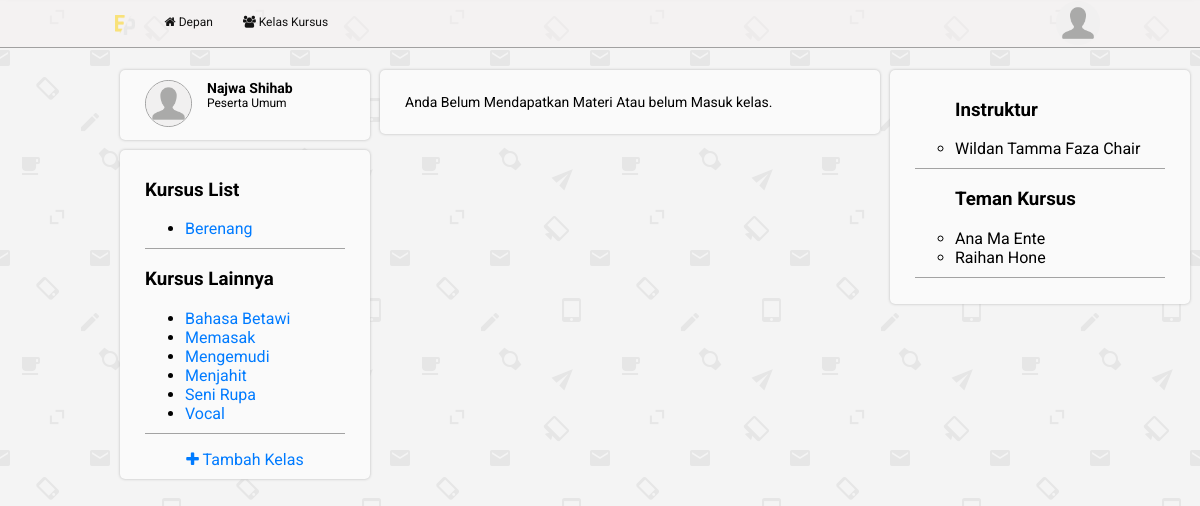
Screenshot of /home.php (signed in) with the database file from the repository.
### tables this page shows
CREATE TABLE `user` (
  `id` int(11) NOT NULL,
  `user_name` varchar(50) NOT NULL,
  `email` varchar(70) NOT NULL,
  `password` varchar(254) NOT NULL,
  `role_id` int(11) NOT NULL,
  `photo_profile` varchar(150) NOT NULL,
  `date_of_birth` date DEFAULT NULL,
  `bio` varchar(240) DEFAULT NULL
);

CREATE TABLE `role` (
  `id` int(11) NOT NULL,
  `role_name` varchar(50) NOT NULL
);

### model/user_model.php (called while the page is built, shortened)
<?php
$query = new PDO('mysql:HOST=localhost;dbname=elearning', 'root', '');
$query->setAttribute(PDO::ATTR_ERRMODE, PDO::ERRMODE_EXCEPTION);
function getDataUser($id)
{
    global $query;
    $statement = $query->prepare(
        'SELECT u.* ,r.role_name
        FROM user u
        INNER JOIN role r
        ON r.id=u.role_id
        WHERE u.id=:user_id'
    );
    $statement->bindValue(':user_id', $id);
    $statement->execute();
    return $statement;
}
foreach (getDataUser($_SESSION['user_id']) as $key) {
    $id = $key['id'];
    $name = $key['user_name'];
    $photo_profile = $key['photo_profile'];
    $role_name = $key['role_name'];
}

### model/course_model.php (called while the page is built, shortened)
<?php
$query = new PDO('mysql:HOST=localhost;dbname=elearning', 'root', '');
$query->setAttribute(PDO::ATTR_ERRMODE, PDO::ERRMODE_EXCEPTION);
function getAllCourseJoined($id)
{
    global $query;
    $statement = $query->prepare(
        "SELECT cp.course_id,c.course_name,c.description
        FROM course_participant cp
        INNER JOIN user u
            ON cp.user_id=u.id
        INNER JOIN course c
            ON c.id=cp.course_id
        WHERE u.id=:user_id
        GROUP BY cp.course_id
        ORDER BY c.course_name"
    );
    $statement->bindValue(':user_id', $id);
    $statement->execute();
    return $statement;
}
function getAllCourseUnjoined($id)
{
    global $query;
    $statement = $query->prepare(
        "SELECT cp.course_id,c.course_name,c.description
        FROM course_participant cp
        INNER JOIN course c
            ON cp.course_id=c.id
        INNER JOIN user u
            ON cp.user_id=u.id
        WHERE c.id NOT IN(SELECT cp.course_id
                FROM course_participant cp
                INNER JOIN user u
                ON cp.user_id=u.id
                WHERE u.id=:user_id)
        GROUP BY cp.course_id
        ORDER BY c.course_name"
    );
    $statement->bindValue(':user_id', $id);
    $statement->execute();
    return $statement;
}

### model/kepenter_model.php (called while the page is built, shortened)
<?php
$query = new PDO('mysql:HOST=localhost;dbname=elearning', 'root', '');
$query->setAttribute(PDO::ATTR_ERRMODE, PDO::ERRMODE_EXCEPTION);
function getAllMateri($id)
{
    global $query;
    $statement = $query->prepare(
        'SELECT m.course_id,c.course_name,m.user_id,u.user_name,u.photo_profile,m.title,m.content,m.date_posted,m.file_material
        FROM material m
        INNER JOIN user u
        ON u.id=m.user_id
        INNER JOIN course c
        ON m.course_id=c.id
        WHERE m.course_id IN(SELECT cp.course_id
        FROM course_participant cp
        WHERE cp.user_id=:user_id)
        ORDER BY date_posted DESC'
    );
    $statement->bindValue(':user_id', $id);
    $statement->execute();
    return $statement;
}
function getDataFriend($id)
{
    global $query;
    $statement = $query->prepare(
        'SELECT cp.user_id,u.user_name,u.role_id
        FROM course_participant cp
        INNER JOIN user u
        ON cp.user_id=u.id
        WHERE cp.course_id IN (SELECT cp.course_id
        FROM course_participant cp
        WHERE cp.user_id=:user_id) AND cp.user_id<>:user_id
        GROUP BY cp.user_id
        ORDER BY u.user_name'
    );
    $statement->bindValue(':user_id', $id);
    $statement->execute();
    return $statement;
}

### home.php (the view, shortened to what this page needs)
<?php
include "model/user_model.php";
include "model/kepenter_model.php";
include "model/course_model.php";
$course_Joined = getAllCourseJoined($id);
$course_Unjoined = getAllCourseUnjoined($id);
$all_course_materi = getAllMateri($id);
$course_instructor = getDataFriend($id);
$course_friend = getDataFriend($id);
include "templates/header.php"; ?>
<div class="grid-container">
    <div class="sidebar-left">
        <div class="content">
            <img src="assets/img/profile/<?= $photo_profile; ?>" alt="">
            <div class="size-14">
                <b><?= $name; ?></b>
            </div>
            <div class=" size-12">
                <?= $role_name; ?>
            </div>
        </div>
        <div class="content">
            <h3>Kursus List</h3>
            <ul>
                <?php foreach ($course_Joined as $c_j) : ?>
                    <li><a href="detil_course.php?course_id=<?= $c_j['course_id'] ?>"><?= $c_j['course_name']; ?></a></li>
                <?php endforeach; ?>
            </ul>
            <?php if ($course_Unjoined->rowCount() > 0) : ?>
                <h3>Kursus Lainnya</h3>
                <ul>
                    <?php foreach ($course_Unjoined as $c_u) : ?>
                        <li><a href=""><?= $c_u['course_name']; ?></a></li>
                    <?php endforeach; ?>
                </ul>
            <?php endif; ?>
            <div class="update">
                <a href="courses"><i class="fa fa-plus"></i> Tambah Kelas</a>
            </div>
        </div>
    </div>
    <div class="bar-center">
        <?php if ($all_course_materi->rowCount() < 1) { ?>
            <div class="content">
                <p class="size-14">Anda Belum Mendapatkan Materi Atau belum Masuk kelas.</p>
            </div>
        <?php } ?>
    </div>
    <div class="sidebar-right">
        <div class="content">
            <?php if ($role_id == 1) {
                $text = "Rekan";
            } else {
                $text = "";
            }; ?>
            <ul class="friend">
                <h3><?= $text; ?> Instruktur</h3>
                <?php foreach ($course_instructor as $c_in) :
                    if ($c_in['role_id'] == 1) { ?>
                        <li><?= $c_in['user_name']; ?></li>
                    <?php }  ?>
                <?php endforeach; ?>
            </ul>
            <ul class="friend">
                <h3>Teman Kursus</h3>
                <?php foreach ($course_friend as $c_f) :
                    if ($c_f['role_id'] > 1) { ?>
                        <li><?= $c_f['user_name']; ?></li>
                    <?php } ?>
                <?php endforeach; ?>
            </ul>
        </div>
    </div>
</div>
<?php include "templates/footer.php" ?>

### templates/header.php (shortened to what this page needs)
<!DOCTYPE html>
<html>
<head>
    <link rel="stylesheet" href="https://cdnjs.cloudflare.com/ajax/libs/font-awesome/4.7.0/css/font-awesome.min.css">
    <link rel="stylesheet" type="text/css" href="assets/css/style.css">
</head>
<body>
    <?php if (isset($_SESSION['login'])) {
        ?>
        <nav>
            <div class="menubarMain">
                <div class="listMenu">
                    <a class="icon" href="#home"><img src="assets/img/emblem.png" alt=""></a>
                    <a href='home' class='menu-navbar'><i class='fa fa-home'></i> Depan</a>
                    <a href='courses' class='menu-navbar'><i class='fa fa-users'></i> Kelas Kursus</a>
                    <div class='menubar-right'>
                        <button onclick='myFunction()' style="background-image:url('assets/img/profile/<?= $photo_profile; ?>')"> </button>
                    </div>
                </div>
            </div>
        </nav>
    <?php }; ?>

### assets/css/style.css (style rules this page uses)
:root { --warning: #ffc107; --danger: #dc3545; --primary: #007bff; }
body { margin: 0; background-color: #f5f2f2; background-image: url("../email-pattern.png"); font-family: 'Roboto', 'sans-serif'; }
.menubarMain { position: absolute; display: block; width: 100%; height: 47px; border-bottom: solid #a1a1a1; border-width: thin; background: rgba(245, 242, 242, 0.5); z-index: 10; }
.menubar .listMenu a, .menubarMain .listMenu a { float: left; color: #131313; text-align: center; padding: 15px; text-decoration: none; font-size: 12px; }
.listMenu { margin: 0 100px 0 100px; }
.listMenu a:first-child img { opacity: 0.5; height: 20px; width: auto; }
.menubar-right { position: relative; float: right; }
.menubar-right button { border: 0; cursor: pointer; background: transparent; background-repeat: no-repeat; margin-top: 1px; padding: 22px; border-radius: 90px; background-size: cover; }
.grid-container { position: relative; width: 80%; top: 60px; display: grid; grid-template-columns: 250px 500px 300px; padding: 10px; margin: 0px auto 0; gap: 10px; }
.sidebar-left { grid-column: 1; }
.bar-center { grid-column: 2; }
.sidebar-right { grid-column: 3; }
.content { background: #fafafa; border-radius: 5px; padding: 10px 25px; margin-bottom: 10px; box-shadow: 0 0 3px #b9b9b9; }
.sidebar-left .content { min-height: 50px; }
.sidebar-left .content img { float: left; width: 45px; height: 45px; object-fit: cover; border: 1px solid #9e9e9e; border-radius: 40px; margin-right: 15px; }
.sidebar-left .content a { text-decoration: none; color: #007bff; }
.sidebar-left .content ul, .sidebar-right .content ul { padding-bottom: 10px; border-bottom: 1px solid #a3a3a3; }
.sidebar-left .content .update { text-align: center; }
.size-12 { font-size: 12px; }
.size-14 { font-size: 14px; }
.content ul.friend li { list-style: circle; }

### rows the page displays
user: photo_profile (placeholder picture), user_name "Najwa Shihab", role.role_name "Peserta Umum"

### other values shown
$c_j['course_name'] "Berenang"
$c_u['course_name'] "Bahasa Betawi"
$c_u['course_name'] "Memasak"
$c_u['course_name'] "Mengemudi"
$c_u['course_name'] "Menjahit"
$c_u['course_name'] "Seni Rupa"
$c_u['course_name'] "Vocal"
$c_in['user_name'] "Wildan Tamma Faza Chair"
$c_f['user_name'] "Ana Ma Ente"
$c_f['user_name'] "Raihan Hone"
